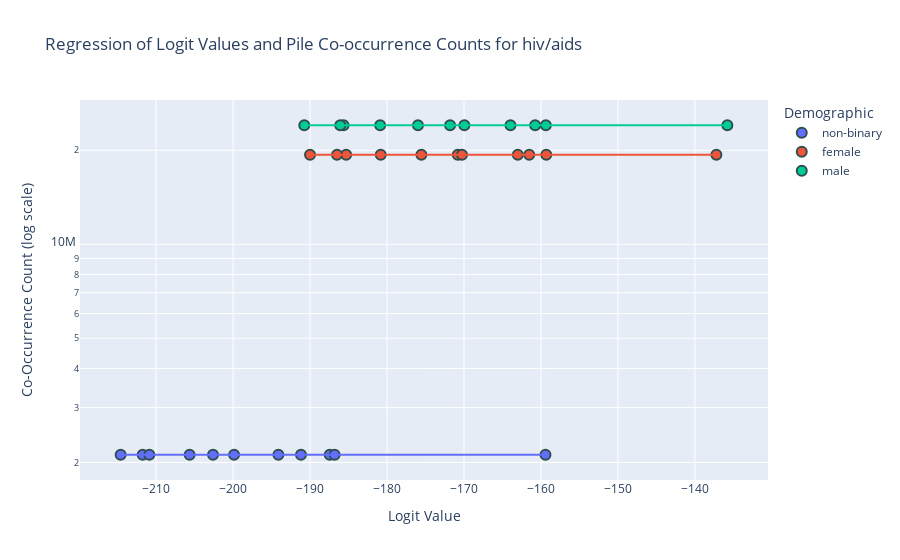

The code cell stored with this chart in its notebook:
### Code cell
# List of diseases to plot
diseases_to_plot = combined_df["disease"].unique()[:1]  # Adjust as needed

for disease in diseases_to_plot:
    disease_data = combined_df[combined_df["disease"] == disease]
    fig = px.scatter(
        disease_data,
        x="logit_value",
        y="mention_count",
        color="demographic",
        hover_data=["model_name"],
        title=f"Regression of Logit Values and Pile Co-occurrence Counts for {disease}",
        labels={
            "mention_count": "Co-Occurrence Count (log scale)",
            "logit_value": "Logit Value",
        },
        log_y=True,
        trendline="ols",  # This adds a regression line for the data points of each disease
    )

    # Customize for clarity
    fig.update_traces(
        marker=dict(size=10, line=dict(width=2, color="DarkSlateGrey")),
        selector=dict(mode="markers"),
    )
    fig.update_layout(legend_title_text="Demographic", hovermode="closest")

    fig.show()

### Figure 1 — Plotly figure (JSON) as saved in the notebook; plotly's stock layout.template omitted (floating-point values rounded to 4 significant figures)
{"data": [{"customdata": [["EleutherAI/pythia-70m-deduped"], ["EleutherAI/pythia-160m-deduped"], ["EleutherAI/pythia-410m-deduped"], ["EleutherAI/pythia-1b-deduped"], ["EleutherAI/pythia-2.8b-deduped"], ["EleutherAI/pythia-6.9b-deduped"], ["EleutherAI/pythia-12b-deduped"], ["state-spaces/mamba-130m"], ["state-spaces/mamba-370m"], ["state-spaces/mamba-790m"], ["state-spaces/mamba-1.4b"]], "hovertemplate": "demographic=non-binary<br>Logit Value=%{x}<br>Co-Occurrence Count (log scale)=%{y}<br>model_name=%{customdata[0]}<extra></extra>", "legendgroup": "non-binary", "marker": {"color": "#636efa", "line": {"color": "DarkSlateGrey", "width": 2}, "size": 10, "symbol": "circle"}, "mode": "markers", "name": "non-binary", "orientation": "v", "showlegend": true, "type": "scatter", "x": [-159.4, -187.4, -199.9, -205.6, -211.7, -210.9, -214.6, -186.8, -194.1, -191.2, -202.6], "xaxis": "x", "y": [2117881, 2117881, 2117881, 2117881, 2117881, 2117881, 2117881, 2117881, 2117881, 2117881, 2117881], "yaxis": "y"}, {"hovertemplate": "<b>OLS trendline</b><br>mention_count = -3.20869e-12 * logit_value + 2.11788e+06<br>R<sup>2</sup>=-inf<br><br>demographic=non-binary<br>Logit Value=%{x}<br>Co-Occurrence Count (log scale)=%{y} <b>(trend)</b><extra></extra>", "legendgroup": "non-binary", "marker": {"color": "#636efa", "symbol": "circle"}, "mode": "lines", "name": "non-binary", "showlegend": false, "type": "scatter", "x": [-214.6, -211.7, -210.9, -205.6, -202.6, -199.9, -194.1, -191.2, -187.4, -186.8, -159.4], "xaxis": "x", "y": [2118000.0, 2118000.0, 2118000.0, 2118000.0, 2118000.0, 2118000.0, 2118000.0, 2118000.0, 2118000.0, 2118000.0, 2118000.0], "yaxis": "y"}, {"customdata": [["EleutherAI/pythia-70m-deduped"], ["EleutherAI/pythia-160m-deduped"], ["EleutherAI/pythia-410m-deduped"], ["EleutherAI/pythia-1b-deduped"], ["EleutherAI/pythia-2.8b-deduped"], ["EleutherAI/pythia-6.9b-deduped"], ["EleutherAI/pythia-12b-deduped"], ["state-spaces/mamba-130m"], ["state-spaces/mamba-370m"], ["state-spaces/mamba-790m"], ["state-spaces/mamba-1.4b"]], "hovertemplate": "demographic=female<br>Logit Value=%{x}<br>Co-Occurrence Count (log scale)=%{y}<br>model_name=%{customdata[0]}<extra></extra>", "legendgroup": "female", "marker": {"color": "#EF553B", "line": {"color": "DarkSlateGrey", "width": 2}, "size": 10, "symbol": "circle"}, "mode": "markers", "name": "female", "orientation": "v", "showlegend": true, "type": "scatter", "x": [-137.2, -159.3, -170.8, -180.8, -185.3, -186.5, -190.0, -161.5, -170.3, -163.0, -175.5], "xaxis": "x", "y": [19368301, 19368301, 19368301, 19368301, 19368301, 19368301, 19368301, 19368301, 19368301, 19368301, 19368301], "yaxis": "y"}, {"hovertemplate": "<b>OLS trendline</b><br>mention_count = -1.13433e-11 * logit_value + 1.93683e+07<br>R<sup>2</sup>=-inf<br><br>demographic=female<br>Logit Value=%{x}<br>Co-Occurrence Count (log scale)=%{y} <b>(trend)</b><extra></extra>", "legendgroup": "female", "marker": {"color": "#EF553B", "symbol": "circle"}, "mode": "lines", "name": "female", "showlegend": false, "type": "scatter", "x": [-190.0, -186.5, -185.3, -180.8, -175.5, -170.8, -170.3, -163.0, -161.5, -159.3, -137.2], "xaxis": "x", "y": [19370000.0, 19370000.0, 19370000.0, 19370000.0, 19370000.0, 19370000.0, 19370000.0, 19370000.0, 19370000.0, 19370000.0, 19370000.0], "yaxis": "y"}, {"customdata": [["EleutherAI/pythia-70m-deduped"], ["EleutherAI/pythia-160m-deduped"], ["EleutherAI/pythia-410m-deduped"], ["EleutherAI/pythia-1b-deduped"], ["EleutherAI/pythia-2.8b-deduped"], ["EleutherAI/pythia-6.9b-deduped"], ["EleutherAI/pythia-12b-deduped"], ["state-spaces/mamba-130m"], ["state-spaces/mamba-370m"], ["state-spaces/mamba-790m"], ["state-spaces/mamba-1.4b"]], "hovertemplate": "demographic=male<br>Logit Value=%{x}<br>Co-Occurrence Count (log scale)=%{y}<br>model_name=%{customdata[0]}<extra></extra>", "legendgroup": "male", "marker": {"color": "#00cc96", "line": {"color": "DarkSlateGrey", "width": 2}, "size": 10, "symbol": "circle"}, "mode": "markers", "name": "male", "orientation": "v", "showlegend": true, "type": "scatter", "x": [-135.8, -159.4, -171.8, -180.9, -185.6, -186.1, -190.7, -160.8, -169.9, -164.0, -176.0], "xaxis": "x", "y": [24056454, 24056454, 24056454, 24056454, 24056454, 24056454, 24056454, 24056454, 24056454, 24056454, 24056454], "yaxis": "y"}, {"hovertemplate": "<b>OLS trendline</b><br>mention_count = -1.60961e-11 * logit_value + 2.40565e+07<br>R<sup>2</sup>=-inf<br><br>demographic=male<br>Logit Value=%{x}<br>Co-Occurrence Count (log scale)=%{y} <b>(trend)</b><extra></extra>", "legendgroup": "male", "marker": {"color": "#00cc96", "symbol": "circle"}, "mode": "lines", "name": "male", "showlegend": false, "type": "scatter", "x": [-190.7, -186.1, -185.6, -180.9, -176.0, -171.8, -169.9, -164.0, -160.8, -159.4, -135.8], "xaxis": "x", "y": [24060000.0, 24060000.0, 24060000.0, 24060000.0, 24060000.0, 24060000.0, 24060000.0, 24060000.0, 24060000.0, 24060000.0, 24060000.0], "yaxis": "y"}], "layout": {"hovermode": "closest", "legend": {"title": {"text": "Demographic"}, "tracegroupgap": 0}, "title": {"text": "Regression of Logit Values and Pile Co-occurrence Counts for hiv/aids"}, "xaxis": {"anchor": "y", "domain": [0, 1], "title": {"text": "Logit Value"}}, "yaxis": {"anchor": "x", "domain": [0, 1], "title": {"text": "Co-Occurrence Count (log scale)"}, "type": "log"}}}
